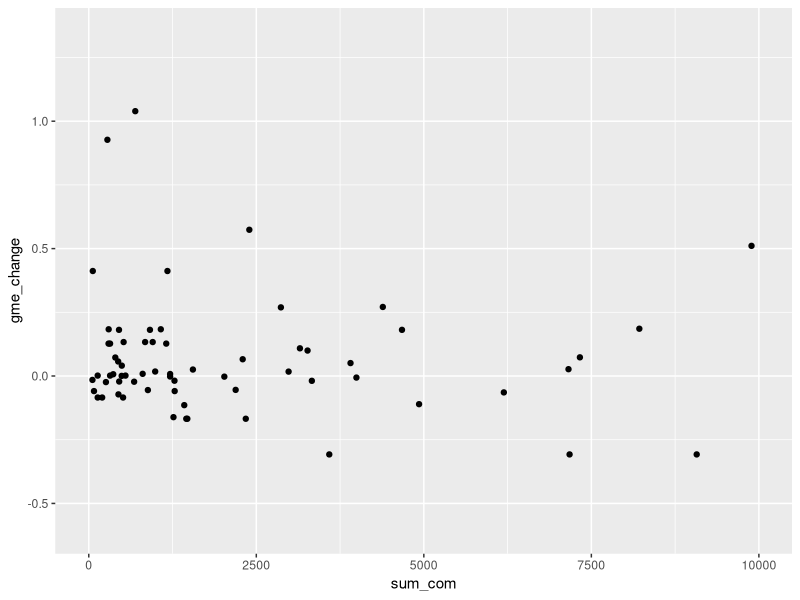

Source code (R):
#----Librarys
library(tidyverse)


#---- group all data


gme_sap = read_csv(file = "Data/Stock_Data.csv")
sentiment = read_csv(file = "Data/sentiment_frame_no_lag_first_quarter.csv")
sentiment = sentiment %>% select(-Date)
sentiment = sentiment[,-1]

full_data = inner_join(gme_sap, sentiment, by = c ("Date" = "day_to_pred"))

full_data = full_data %>% select(-c(Close.x, lag, Close.y, lag1, lag2,lag3))


#---- Regression

lm_reg = lm(formula = gme_change~mean +sum_com + sum_com * mean, data = full_data)

lm_reg_controlls = lm(formula = gme_change~mean +sum_com + mean*sum_com + sp_change  +lag(sp_change,1) + lag(sp_change, 2) + lag(sp_change, 3), 
            data = full_data)
subset_data = full_data %>% filter(sum_com < 10000)
lm_reg_subset = lm(formula = gme_change~mean +sum_com+ sum_com * mean, data = subset_data)
summary(lm_reg_subset)

ggplot(data = full_data ) + 
  geom_point(mapping = aes(x=sum_com, y = gme_change)) +
  xlim(0,10000)

up_down_data = full_data %>% mutate(gme_dummy = gme_change>0)

dummy_reg = lm(gme_dummy ~ sp_change, data = up_down_data)
summary(dummy_reg)

